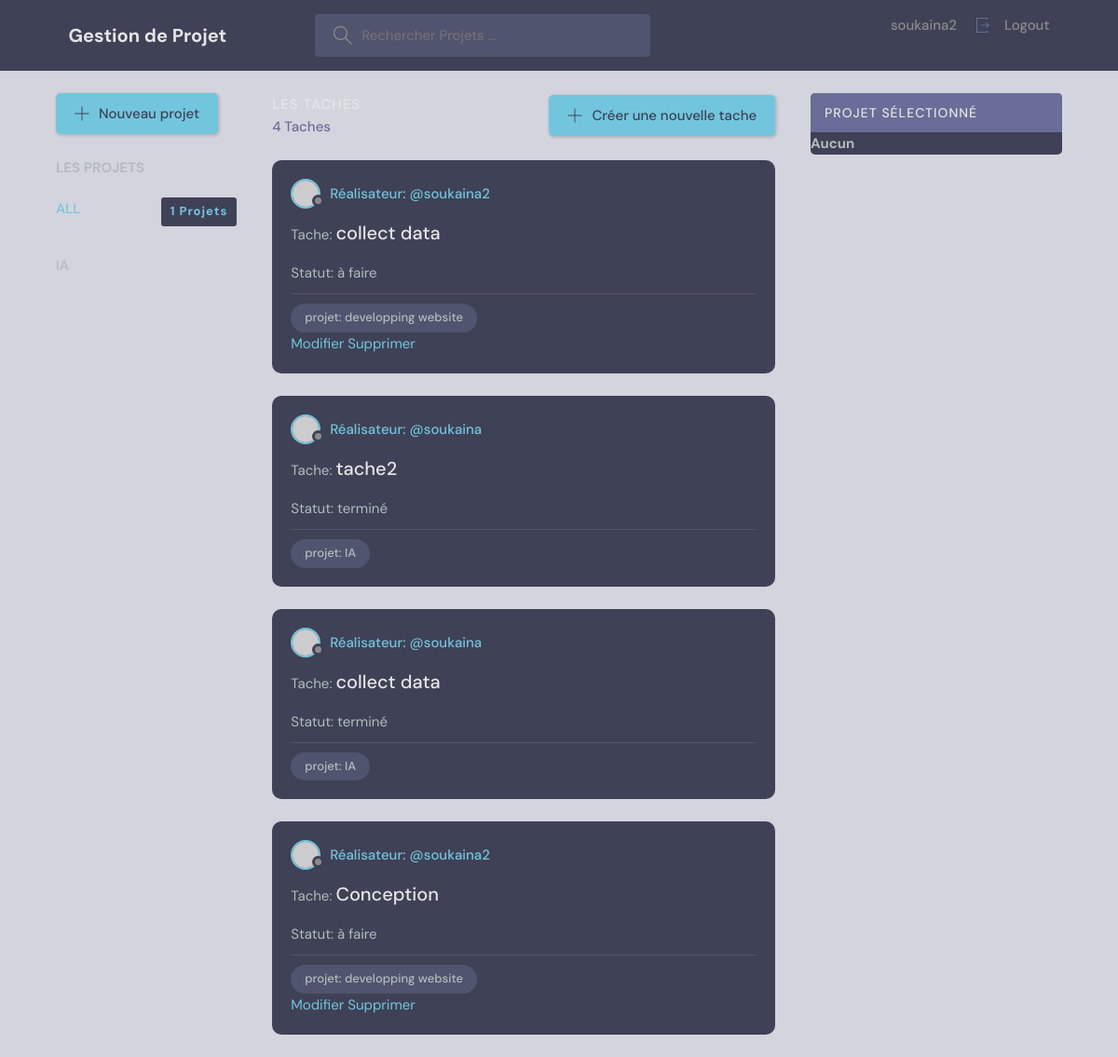
Screenshot of / (signed in) with the database file from the repository.
### base/models.py (models this page shows, shortened)
class Projet(models.Model):
    STATUS_CHOICES = [
        ('en cours', 'En cours'),
        ('terminé', 'Terminé'),
    ]
    utilisateur=models.ForeignKey(User, on_delete=models.CASCADE,null=True)
    nom=models.CharField(max_length=200)
    description=models.TextField(null=True,blank=True)
    statut = models.CharField(
        max_length=20,
        choices=STATUS_CHOICES,
        default='en cours',  # Statut par défaut
    )
    updated=models.DateTimeField(auto_now=True)
    created=models.DateTimeField(auto_now_add=True)
    class Meta:
        ordering=   ['-updated','-created']

class tache(models.Model):
    STATUS_CHOICES = [
        ('à faire', 'À faire'),
        ('en cours', 'En cours'),
        ('terminé', 'Terminé'),
    ]
    utilisateur=models.ForeignKey(User, on_delete=models.CASCADE,null=True)
    projet=models.ForeignKey(Projet,on_delete=models.CASCADE,null=True)
    titre=models.CharField(max_length=200)
    description=models.TextField(null=True,blank=True)
    statut = models.CharField(
        max_length=20,
        choices=STATUS_CHOICES,
        default='à faire',  # Statut par défaut
    )
    updated=models.DateTimeField(auto_now=True)
    created=models.DateTimeField(auto_now_add=True)
    class Meta:
        ordering=   ['-updated','-created']

### base/views.py (the view, shortened to what this page needs)
# urls.py: 2. Add a URL to urlpatterns:  path('', views.home, name='home')
def home(request):
    user = request.user  # Récupère l'utilisateur connecté
    q = request.GET.get('q', '')  # Récupère la valeur de 'q' ou une chaîne vide si 'q' n'existe pas
    if user.is_authenticated:
        taches = tache.objects.filter(
            Q(projet__utilisateur=user) |  # Tâches appartenant à des projets créés par l'utilisateur
            Q(utilisateur=user)  # Tâches où l'utilisateur est le réalisateur
        ).filter(
            Q(projet__nom__icontains=q) |  # Filtre supplémentaire pour la recherche
            Q(titre__icontains=q) |
            Q(description__icontains=q)
        ).distinct()  # Évite les doublons
        projets = Projet.objects.filter(utilisateur=user)  # Projets créés par l'utilisateur
    projets_count = projets.count()
    taches_count = taches.count()
    projet_obj = None
    context = {'taches': taches,'projets': projets,'taches_count': taches_count,'projets_count': projets_count,'projet_obj': projet_obj}
    return render(request, 'base/home.html', context)

### base/templates/base/home.html (shortened to what this page needs)
{%extends 'main.html'%}
{%load static%}
  {% block content %}
  <main class="layout layout--3">
    <div class="container">
      <div class="topics">
        <a class="btn btn--main" href="{%url 'create-projet'%}">
          <svg version="1.1" xmlns="http://www.w3.org/2000/svg" width="32" height="32" viewBox="0 0 32 32">
            <title>add</title>
            <path
              d="M16.943 0.943h-1.885v14.115h-14.115v1.885h14.115v14.115h1.885v-14.115h14.115v-1.885h-14.115v-14.115z">
            </path>
          </svg>Nouveau projet</a>
        <br>
        <br>
        <div class="topics__header">
          <h3>LES PROJETS</h3>
        </div>
        <ul class="topics__list">
          <li>
            <a class="active" href=" {% url 'home' %}">ALL<span>{{projets_count}} Projets</span></a>
          </li>
          {%for projet in projets %}
          <li>
            <h5>
              <a href="{%url 'home'%}?q={{projet.nom}}">{{projet.nom}}</a>
            </h5>
          </li>
          {%endfor%}
        </ul>
      </div>
      <div class="roomList">
        <div class="roomList__header">
          <div>
            <h2>les Taches</h2>
            <p>{{taches_count}} Taches</p>
          </div>
          <a class="btn btn--main" href="{%url 'create-tache'%}">
            <svg version="1.1" xmlns="http://www.w3.org/2000/svg" width="32" height="32" viewBox="0 0 32 32">
              <title>add</title>
              <path
                d="M16.943 0.943h-1.885v14.115h-14.115v1.885h14.115v14.115h1.885v-14.115h14.115v-1.885h-14.115v-14.115z">
              </path>
            </svg>
            Créer une nouvelle tache
          </a>
        </div>
        {%for tache in taches%}
        <div class="roomListRoom">
          <div class="roomListRoom__header">
            <a href="{%url 'user-Profile' tache.utilisateur.id  %}" class="roomListRoom__author">
              <div class="avatar avatar--small">
                <img src="https://randomuser.me/api/portraits/women/11.jpg" />
              </div>
              <span>Réalisateur: @{{tache.utilisateur.username}}</span>
            </a>
          </div>
          <div class="roomListRoom__content">
            Tache: <a href="{% url 'tache' tache.id %}">{{tache.titre}}</a>
            <p>Statut: {{tache.statut}}</p>
          </div>
          <div class="roomListRoom__meta">
            <p class="roomListRoom__topic">projet: {{tache.projet.nom}}</p>
          </div>
          <div>
            {%if request.user == tache.utilisateur %}
            <a href="{%url 'update-Tache' tache.id %}">Modifier</a>
            <a href="{% url 'delete-Tache' tache.id %}">Supprimer</a>
            {%endif%}
          </div>
        </div>
        {%endfor%}
      </div>
      <div class="activities">
        <div class="activities__header">
          <h2>Projet Sélectionné</h2>
        </div>
        {% if projet_obj %}
        <div class="activities__box">
          <div class="activities__boxHeader roomListRoom__header">
            <a href="profile.html" class="roomListRoom__author">
              <p>{{projet_obj.nom}}
                <span>{{projet_obj.created}}</span>
                <span>Statut: {{projet_obj.statut}}</span>
              </p>
            </a>
          </div>
          <div class="activities__boxContent">
            <p>Créateur : <a href="{%url 'user-Profile' projet_obj.id  %}">@{{projet_obj.utilisateur.username}}</a></p>
            <div class="activities__boxRoomContent">{{projet_obj.description}}
            </div>
          </div>
          <a href="{% url 'update-Projet' projet_obj.id %}">Modifier</a>
          <a href="{% url 'delete-Projet' projet_obj.id %}">Supprimer</a>
          <a href="{% url 'export_project_tasks' projet_obj.id %}" class="btn btn-primary">Télécharger les tâches
            (JSON)</a>
          {% else %}
          <h5>Aucun</h5>
        </div>
        {% endif %}
      </div>
    {% endblock content %}

### templates/navbar.html (shortened to what this page needs)
<header class="header header--loggedIn">
  <div class="container">
    <a href="/" class="header__logo">
      <h1>Gestion de Projet</h1>
    </a>
    <form class="header__search">
      <label>
        <input type="text" name="q" placeholder="Rechercher Projets ...">
      </label>
    </form>
    <nav class="header__menu">
      {%if request.user.is_authenticated %}
      <div class="header__user">
        <a href="{%url 'user-Profile' request.user.id %}">
          <p>{{request.user}}</p>
          <a href="{% url 'logout' %}" class="dropdown-link">
            Logout</a>
        </a>
      </div>
      {%else%}
      <a href="{% url 'login' %}">LOGIN</a>
      {% endif %}
    </nav>
  </div>
</header>

### rows the page displays
Projet: nom "IA"
tache: utilisateur.username "soukaina2", titre "collect data", statut "à faire", projet.nom "developping website", shows "Modifier"
tache: utilisateur.username "soukaina", titre "tache2", statut "terminé", projet.nom "IA"
tache: utilisateur.username "soukaina", titre "collect data", statut "terminé", projet.nom "IA"
tache: utilisateur.username "soukaina2", titre "Conception", statut "à faire", projet.nom "developping website", shows "Modifier"

### other values shown
{{ request.user }} "soukaina2"
{{ projets_count }} "1"
{{ taches_count }} "4"
